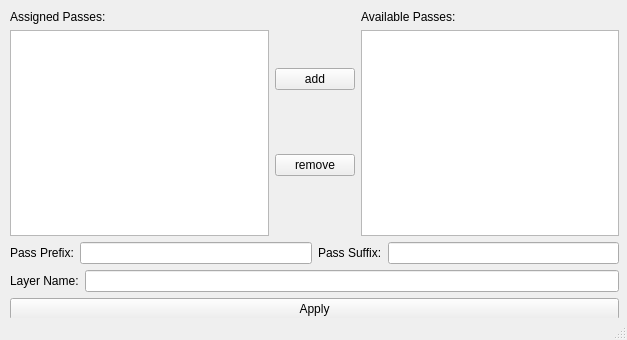
<?xml version="1.0" encoding="UTF-8"?>
<ui version="4.0">
 <class>MainWindow</class>
 <widget class="QMainWindow" name="MainWindow">
  <property name="geometry">
   <rect>
    <x>0</x>
    <y>0</y>
    <width>627</width>
    <height>340</height>
   </rect>
  </property>
  <property name="font">
   <font>
    <family>Arial</family>
   </font>
  </property>
  <property name="windowTitle">
   <string>Render Pass Configure</string>
  </property>
  <widget class="QWidget" name="centralwidget">
   <widget class="QWidget" name="">
    <property name="geometry">
     <rect>
      <x>10</x>
      <y>10</y>
      <width>609</width>
      <height>310</height>
     </rect>
    </property>
    <layout class="QVBoxLayout" name="verticalLayout_4">
     <item>
      <layout class="QHBoxLayout" name="horizontalLayout_5">
       <item>
        <layout class="QVBoxLayout" name="verticalLayout">
         <item>
          <widget class="QLabel" name="label_assignedPasses">
           <property name="text">
            <string>Assigned Passes:</string>
           </property>
          </widget>
         </item>
         <item>
          <widget class="QListView" name="listView_assignedPasses"/>
         </item>
        </layout>
       </item>
       <item>
        <layout class="QVBoxLayout" name="verticalLayout_3">
         <item>
          <widget class="QPushButton" name="pushButton_assign">
           <property name="text">
            <string>add</string>
           </property>
          </widget>
         </item>
         <item>
          <widget class="QPushButton" name="pushButton_remove">
           <property name="text">
            <string>remove</string>
           </property>
          </widget>
         </item>
        </layout>
       </item>
       <item>
        <layout class="QVBoxLayout" name="verticalLayout_2">
         <item>
          <widget class="QLabel" name="label_availablePasses">
           <property name="text">
            <string>Available Passes:</string>
           </property>
          </widget>
         </item>
         <item>
          <widget class="QListView" name="listView_availablePasses"/>
         </item>
        </layout>
       </item>
      </layout>
     </item>
     <item>
      <layout class="QHBoxLayout" name="horizontalLayout_4">
       <item>
        <layout class="QHBoxLayout" name="horizontalLayout_2">
         <item>
          <widget class="QLabel" name="label_layerName_2">
           <property name="text">
            <string>Pass Prefix:</string>
           </property>
          </widget>
         </item>
         <item>
          <widget class="QLineEdit" name="lineEdit_2"/>
         </item>
        </layout>
       </item>
       <item>
        <layout class="QHBoxLayout" name="horizontalLayout_3">
         <item>
          <widget class="QLabel" name="label_layerName_3">
           <property name="text">
            <string>Pass Suffix:</string>
           </property>
          </widget>
         </item>
         <item>
          <widget class="QLineEdit" name="lineEdit_3"/>
         </item>
        </layout>
       </item>
      </layout>
     </item>
     <item>
      <layout class="QHBoxLayout" name="horizontalLayout">
       <item>
        <widget class="QLabel" name="label_layerName">
         <property name="text">
          <string>Layer Name:</string>
         </property>
        </widget>
       </item>
       <item>
        <widget class="QLineEdit" name="lineEdit_4"/>
       </item>
      </layout>
     </item>
     <item>
      <widget class="QPushButton" name="pushButton_apply">
       <property name="text">
        <string>Apply</string>
       </property>
      </widget>
     </item>
    </layout>
   </widget>
  </widget>
  <widget class="QStatusBar" name="statusbar"/>
 </widget>
 <resources/>
 <connections/>
</ui>
